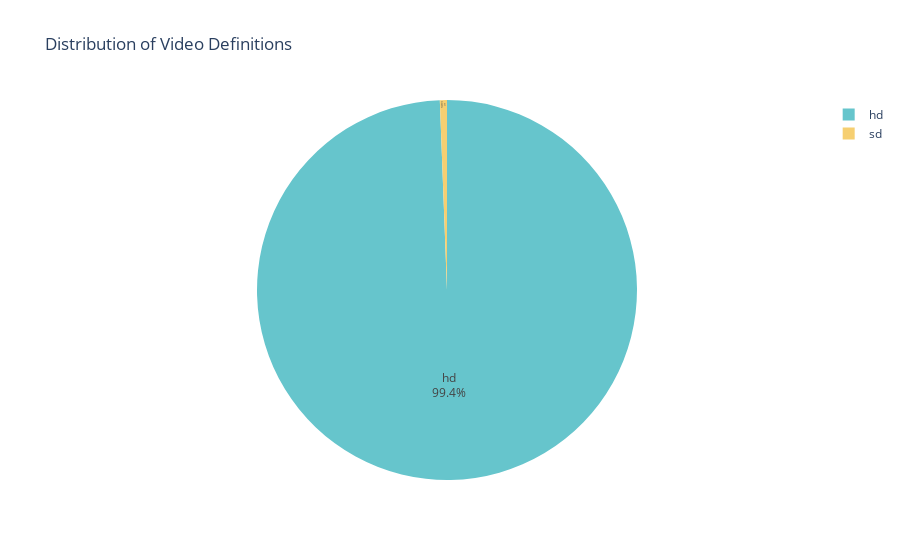

The cell this chart's notebook holds for it:
### Code cell
def_counts = df['definition'].value_counts().reset_index()
def_counts.columns = ['Definition', 'Count']

fig = px.pie(def_counts, values='Count', names='Definition',
             title="Distribution of Video Definitions",
             color_discrete_sequence=px.colors.qualitative.Pastel)
fig.update_traces(textposition='inside', textinfo='percent+label')
fig.show()

### Figure 1 — Plotly figure (JSON) as saved in the notebook; plotly's stock layout.template omitted (floating-point values rounded to 4 significant figures)
{"data": [{"domain": {"x": [0, 1], "y": [0, 1]}, "hovertemplate": "Definition=%{label}<br>Count=%{value}<extra></extra>", "labels": ["hd", "sd"], "legendgroup": "", "name": "", "showlegend": true, "textinfo": "percent+label", "textposition": "inside", "type": "pie", "values": [496, 3]}], "layout": {"legend": {"tracegroupgap": 0}, "piecolorway": ["rgb(102, 197, 204)", "rgb(246, 207, 113)", "rgb(248, 156, 116)", "rgb(220, 176, 242)", "rgb(135, 197, 95)", "rgb(158, 185, 243)", "rgb(254, 136, 177)", "rgb(201, 219, 116)", "rgb(139, 224, 164)", "rgb(180, 151, 231)", "rgb(179, 179, 179)"], "title": {"text": "Distribution of Video Definitions"}}}
